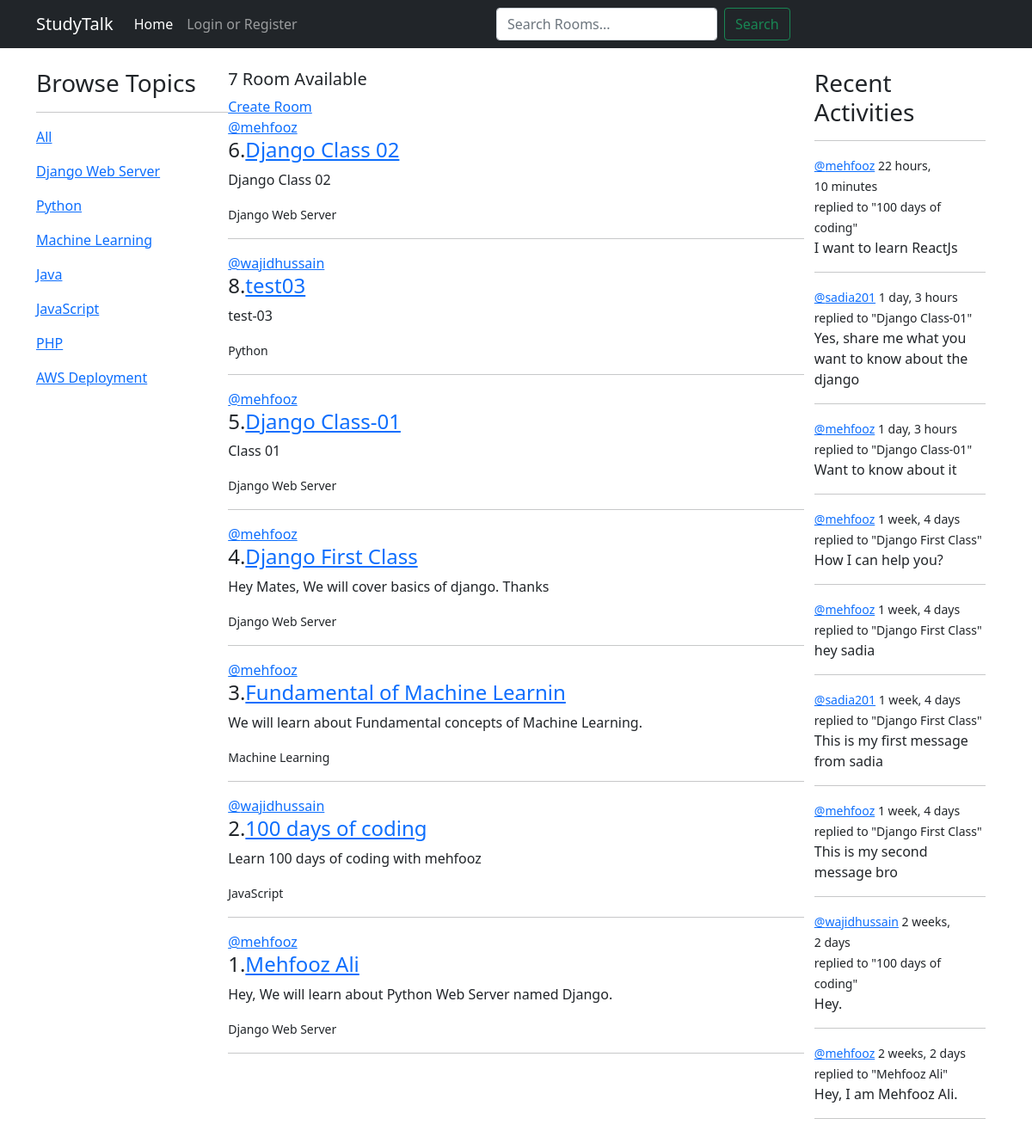
The page / on the database its author committed.
### base/models.py (models this page shows, shortened)
class Topic(models.Model):
    name = models.CharField(max_length=200)

class Room(models.Model):
    host = models.ForeignKey(User, on_delete=models.SET_NULL, null=True)
    topic = models.ForeignKey(Topic, on_delete=models.SET_NULL, null=True)
    name = models.CharField(max_length=200)
    description = models.TextField(null=True, blank=True)
    participants = models.ManyToManyField(User, related_name='participants', blank=True)
    updated = models.DateTimeField(auto_now=True)
    created = models.DateTimeField(auto_now_add=True)
    class Meta:
        ordering = ['-updated', '-created']
    def __str__(self):
        return str(self.name)

class Message(models.Model):
    user = models.ForeignKey(User, on_delete=models.CASCADE)
    room = models.ForeignKey(Room, on_delete=models.CASCADE)
    body = models.TextField()
    updated = models.DateTimeField(auto_now=True)
    created = models.DateTimeField(auto_now_add=True)
    class Meta:
        ordering = ['-updated', '-created']

### base/views.py (the view)
# urls.py: path('', views.home, name='home'),
def home(request):
    q = request.GET.get('q') if request.GET.get('q') != None else 'S'
    room = Room.objects.filter(
        Q(topic__name__icontains=q) |
        Q(name__icontains=q) |
        Q(description__icontains=q)
        )
    topics = Topic.objects.all()
    room_count = room.count()
    room_messages = Message.objects.filter(Q(room__topic__name__icontains=q) )
    context = {'room':room,
               'topics':topics,
               'room_count':room_count,
               'room_messages':room_messages
               }
    return render(request, 'base/home.html', context)

### base/templates/base/home.html (shortened to what this page needs)
{% extends 'base/main.html' %}
{% block content %}
    <div class="container home-container my-4">
        <div>
           {% include "base/topic_components.html" %}
        </div>
        <div>
            <h5>{{room_count}} Room Available</h5>
            <a href="{% url 'create-room' %}" class='my-4'>Create Room</a>
            {% include "base/feed_components.html" %}
        </div>
        <div>
            {% include "base/activity_components.html" %}
        </div>
    </div>
{% endblock content %}

### base/templates/base/topic_components.html (shortened to what this page needs)
<div>
        <h3>Browse Topics</h3>
        <hr>
        <div>
            <p><a href="{% url 'home' %}">All</a></p>
        </div>
        {% for topic in topics %}
          <div>
            <p><a href="{% url 'home' %}?q={{topic.name}}">{{topic.name}}</a></p>
          </div>
        {% endfor %}
    </div>

### base/templates/base/feed_components.html (shortened to what this page needs)
<div>
    {% for r in room %}
    <div>
        <span><a href="{% url 'user-profile' r.host.id %}">@{{r.host.username}}</a></span>
        <h4>{{r.id}}.<a href="{% url 'room' r.id %}">{{r.name}}</a></h4>
        <p>{{r.description}}</p>
        <small>{{r.topic.name}}</small>
        <hr>
    </div>
    {% endfor %}
</div>

### base/templates/base/activity_components.html (shortened to what this page needs)
<div class="container">
    <h3>Recent Activities</h3>
        <hr>
        {% for message in room_messages %}
            <div>
                <small><a href="{% url 'user-profile' message.user.id %}">@{{message.user}}</a>    {{message.created|timesince}} </small> <br>
                <small>replied to "{{message.room}}" </small>
                <p>{{message.body}}</p>
                <hr>
            </div>
        {% endfor %}
</div>

### base/templates/base/home.html (style rules this page uses)
.home-container { display : grid; grid-template-columns: 1fr 3fr 1fr; }

### rows shown on the page
Topic: name "Django Web Server"
Topic: name "Python"
Topic: name "Machine Learning"
Topic: name "Java"
Topic: name "JavaScript"
Topic: name "PHP"
Topic: name "AWS Deployment"
Room: host.username "mehfooz", id "6", name "Django Class 02", description "Django Class 02", topic.name "Django Web Server"
Room: host.username "wajidhussain", id "8", name "test03", description "test-03", topic.name "Python"
Room: host.username "mehfooz", id "5", name "Django Class-01", description "Class 01", topic.name "Django Web Server"
Room: host.username "mehfooz", id "4", name "Django First Class", description "Hey Mates, We will cover basics of django. Thanks", topic.name "Django Web Server"
Room: host.username "mehfooz", id "3", name "Fundamental of Machine Learnin", description "We will learn about Fundamental concepts of Machine Learning.", topic.name "Machine Learning"
Room: host.username "wajidhussain", id "2", name "100 days of coding", description "Learn 100 days of coding with mehfooz", topic.name "JavaScript"
Room: host.username "mehfooz", id "1", name "Mehfooz Ali", description "Hey, We will learn about Python Web Server named Django.", topic.name "Django Web Server"
Message: user "mehfooz", created "22 hours, 10 minutes", room "100 days of coding", body "I want to learn ReactJs"
Message: user "sadia201", created "1 day, 3 hours", room "Django Class-01", body "Yes, share me what you want to know about the django"
Message: user "mehfooz", created "1 day, 3 hours", room "Django Class-01", body "Want to know about it"
Message: user "mehfooz", created "1 week, 4 days", room "Django First Class", body "How I can help you?"
Message: user "mehfooz", created "1 week, 4 days", room "Django First Class", body "hey sadia"
Message: user "sadia201", created "1 week, 4 days", room "Django First Class", body "This is my first message from sadia"
Message: user "mehfooz", created "1 week, 4 days", room "Django First Class", body "This is my second message bro"
Message: user "wajidhussain", created "2 weeks, 2 days", room "100 days of coding", body "Hey."
Message: user "mehfooz", created "2 weeks, 2 days", room "Mehfooz Ali", body "Hey, I am Mehfooz Ali."

### other values the page prints
{{ room_count }} "7"
